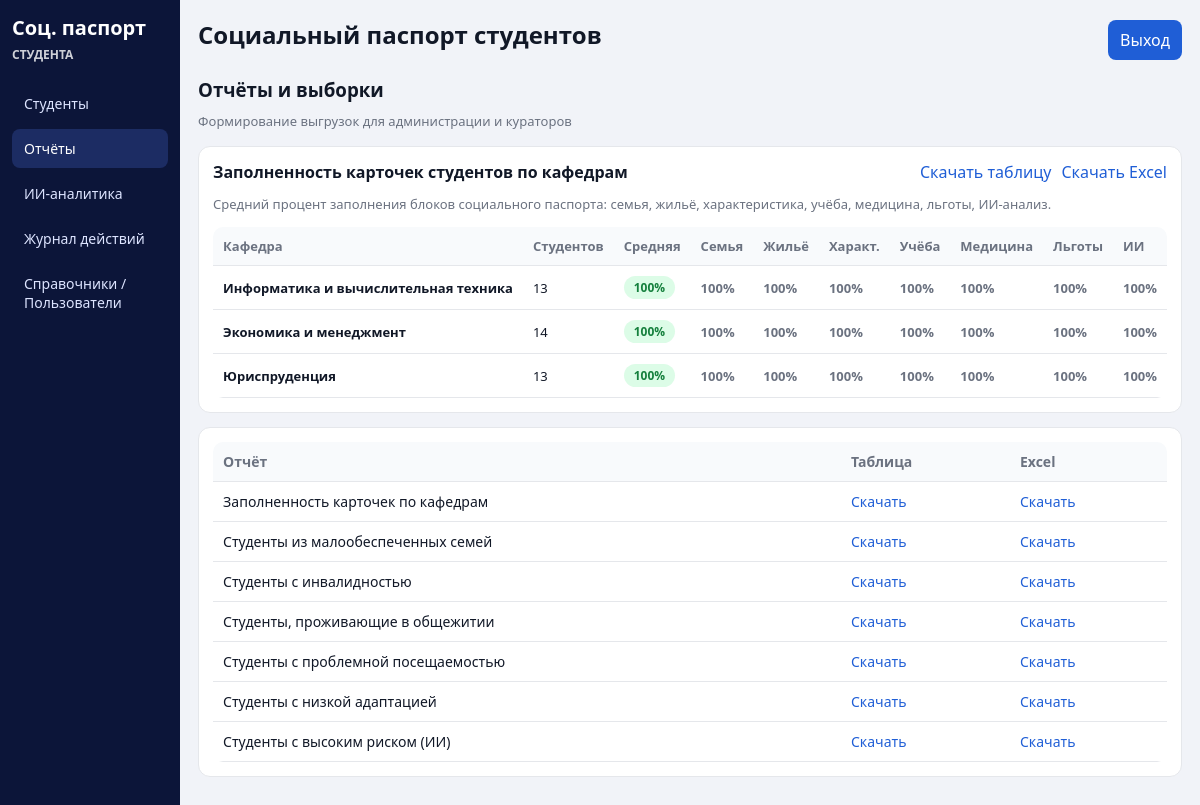
The app's page /reports/ (signed in) with its own data.
### core/models.py (models this page shows, shortened)
class StudentFamilyMember(models.Model):
    family = models.ForeignKey(
        StudentFamily, on_delete=models.CASCADE, related_name="members", verbose_name="Семья"
    )
    full_name = models.CharField("ФИО", max_length=255)
    birth_year = models.PositiveSmallIntegerField("Год рождения")
    relation = models.CharField("Степень родства", max_length=120)
    workplace = models.CharField("Место работы", max_length=255, blank=True)
    position = models.CharField("Должность", max_length=120, blank=True)
    phone = models.CharField("Телефон", max_length=20, blank=True)
    is_guardian = models.BooleanField("Опекун", default=False)
    is_primary_contact = models.BooleanField("Основной контакт", default=False)
    class Meta:
        verbose_name = "Член семьи"
        verbose_name_plural = "Члены семьи"

class ReferenceModel(models.Model):
    name = models.CharField("Название", max_length=255, unique=True)
    is_active = models.BooleanField("Активен", default=True)
    created_at = models.DateTimeField("Создано", auto_now_add=True)
    updated_at = models.DateTimeField("Обновлено", auto_now=True)
    objects = ActiveQuerySet.as_manager()
    class Meta:
        abstract = True
        ordering = ["name"]

class Department(ReferenceModel):
    class Meta:
        verbose_name = "Кафедра"
        verbose_name_plural = "Кафедры"
        ordering = ["name"]

### core/views.py (the view)
# urls.py: path("reports/", views.reports_page, name="reports"),
@login_required
def reports_page(request):
    return render(
        request,
        "core/reports.html",
        {"completion_report": get_department_completion_report()},
    )

### core/services.py (called while the page is built)
def _is_family_filled(student):
    family = getattr(student, "family", None)
    if not family:
        return False
    if family.family_type_id or family.income_level_id:
        return True
    return family.members.exists()

def _is_housing_filled(student):
    housing = getattr(student, "housing", None)
    if not housing:
        return False
    return bool(housing.housing_type_id or housing.comment.strip())

def _is_psycho_filled(student):
    psycho = getattr(student, "psycho", None)
    if not psycho:
        return False
    return any([
        psycho.temperament_id,
        psycho.communication_id,
        psycho.behavior_in_group_id,
        psycho.responsibility_level_id,
        psycho.adaptation_level_id,
        psycho.description.strip(),
    ])

def _is_academic_filled(student):
    academic = getattr(student, "academic", None)
    if not academic:
        return False
    return any([
        academic.gpa is not None,
        academic.attendance,
        academic.activity.strip(),
        academic.has_unexcused_absences,
        academic.unexcused_absences_count > 0,
    ])

def _is_medical_filled(student):
    medical = getattr(student, "medical", None)
    if not medical:
        return False
    return any([
        medical.health_group_id,
        medical.has_disability,
        medical.disability_details.strip(),
        medical.chronic_diseases.strip(),
        medical.recommendations.strip(),
    ])

def _is_benefits_filled(student):
    benefits = getattr(student, "benefits", None)
    if not benefits:
        return False
    return any([
        benefits.state_grant,
        benefits.receives_scholarship,
        benefits.disability_allowance,
        benefits.breadwinner_loss_allowance,
        benefits.preferential_housing,
        benefits.free_meals,
        benefits.additional_benefits.strip(),
    ])

def _is_ai_filled(student):
    if hasattr(student, "_prefetched_objects_cache") and "ai_analyses" in student._prefetched_objects_cache:
        return bool(student.ai_analyses.all())
    return student.ai_analyses.exists()

def get_student_completion(student):
    blocks = {key: checker(student) for key, checker in _BLOCK_CHECKERS.items()}
    filled = sum(blocks.values())
    total = len(blocks)
    percent = round(filled / total * 100) if total else 0
    return {"blocks": blocks, "filled": filled, "total": total, "percent": percent}

### templates/core/reports.html
{% extends "base.html" %}
{% block content %}
<h3>Отчёты и выборки</h3>
<div class="muted">Формирование выгрузок для администрации и кураторов</div>
<div class="card" style="margin-top:16px">
    <div class="section-header" style="border:none;padding-bottom:0;margin-bottom:12px">
        <h4>Заполненность карточек студентов по кафедрам</h4>
        <div class="section-actions">
            <a href="{% url 'report-export' 'card_completion' 'csv' %}">Скачать таблицу</a>
            <a href="{% url 'report-export' 'card_completion' 'xlsx' %}">Скачать Excel</a>
        </div>
    </div>
    <p class="muted" style="margin:0 0 14px;font-size:13px">
        Средний процент заполнения блоков социального паспорта: семья, жильё, характеристика, учёба, медицина, льготы, ИИ-анализ.
    </p>
    <div class="report-table-wrap">
        <table class="completion-table">
            <thead>
            <tr>
                <th>Кафедра</th>
                <th>Студентов</th>
                <th>Средняя</th>
                <th>Семья</th>
                <th>Жильё</th>
                <th>Характ.</th>
                <th>Учёба</th>
                <th>Медицина</th>
                <th>Льготы</th>
                <th>ИИ</th>
            </tr>
            </thead>
            <tbody>
            {% for row in completion_report %}
            <tr>
                <td><strong>{{ row.department }}</strong></td>
                <td>{{ row.students_count }}</td>
                <td>
                    <span class="completion-badge {% if row.avg_percent >= 80 %}completion-good{% elif row.avg_percent >= 50 %}completion-mid{% else %}completion-low{% endif %}">
                        {{ row.avg_percent }}%
                    </span>
                </td>
                <td><span class="completion-pct">{{ row.family_percent }}%</span></td>
                <td><span class="completion-pct">{{ row.housing_percent }}%</span></td>
                <td><span class="completion-pct">{{ row.psycho_percent }}%</span></td>
                <td><span class="completion-pct">{{ row.academic_percent }}%</span></td>
                <td><span class="completion-pct">{{ row.medical_percent }}%</span></td>
                <td><span class="completion-pct">{{ row.benefits_percent }}%</span></td>
                <td><span class="completion-pct">{{ row.ai_percent }}%</span></td>
            </tr>
            {% empty %}
            <tr><td colspan="10">Нет данных о студентах</td></tr>
            {% endfor %}
            </tbody>
        </table>
    </div>
</div>
<div class="card">
<table>
    <thead><tr><th>Отчёт</th><th>Таблица</th><th>Excel</th></tr></thead>
    <tbody>
        <tr><td>Заполненность карточек по кафедрам</td><td><a href="{% url 'report-export' 'card_completion' 'csv' %}">Скачать</a></td><td><a href="{% url 'report-export' 'card_completion' 'xlsx' %}">Скачать</a></td></tr>
        <tr><td>Студенты из малообеспеченных семей</td><td><a href="{% url 'report-export' 'low_income' 'csv' %}">Скачать</a></td><td><a href="{% url 'report-export' 'low_income' 'xlsx' %}">Скачать</a></td></tr>
        <tr><td>Студенты с инвалидностью</td><td><a href="{% url 'report-export' 'disability' 'csv' %}">Скачать</a></td><td><a href="{% url 'report-export' 'disability' 'xlsx' %}">Скачать</a></td></tr>
        <tr><td>Студенты, проживающие в общежитии</td><td><a href="{% url 'report-export' 'dormitory' 'csv' %}">Скачать</a></td><td><a href="{% url 'report-export' 'dormitory' 'xlsx' %}">Скачать</a></td></tr>
        <tr><td>Студенты с проблемной посещаемостью</td><td><a href="{% url 'report-export' 'problem_attendance' 'csv' %}">Скачать</a></td><td><a href="{% url 'report-export' 'problem_attendance' 'xlsx' %}">Скачать</a></td></tr>
        <tr><td>Студенты с низкой адаптацией</td><td><a href="{% url 'report-export' 'low_adaptation' 'csv' %}">Скачать</a></td><td><a href="{% url 'report-export' 'low_adaptation' 'xlsx' %}">Скачать</a></td></tr>
        <tr><td>Студенты с высоким риском (ИИ)</td><td><a href="{% url 'report-export' 'high_risk_ai' 'csv' %}">Скачать</a></td><td><a href="{% url 'report-export' 'high_risk_ai' 'xlsx' %}">Скачать</a></td></tr>
    </tbody>
</table>
</div>
{% endblock %}

### static/styles.css (style rules this page uses)
:root { --bg: #f1f3f8; --card: #ffffff; --line: #e5e7eb; --text: #111827; --muted: #6b7280; --nav: #0c1539; --nav-active: #1c2c63; --accent: #1f5ed6; --danger: #c91e3a; --warn: #d97706; --ok: #1d4ed8; }
* { box-sizing: border-box; }
body { margin: 0; font-family: "Segoe UI", Arial, sans-serif; color: var(--text); background: var(--bg); }
a { color: var(--accent); text-decoration: none; }
h2, h3, h4 { margin: 0 0 10px; }
.muted { color: var(--muted); font-size: 13px; }
.card { background: var(--card); border: 1px solid var(--line); border-radius: 12px; padding: 14px; margin-bottom: 14px; }
table { width: 100%; border-collapse: collapse; background: #fff; border-radius: 10px; overflow: hidden; }
th, td { border-bottom: 1px solid var(--line); text-align: left; padding: 10px; font-size: 14px; }
th { color: var(--muted); font-weight: 600; background: #f8fafc; }
.section-header { display: flex; justify-content: space-between; align-items: center; margin-bottom: 18px; padding-bottom: 14px; border-bottom: 1px solid var(--line); }
.section-header h4 { margin: 0; font-size: 16px; font-weight: 700; }
.section-actions { display: flex; gap: 10px; align-items: center; }
.report-table-wrap { overflow-x: auto; }
.completion-table th, .completion-table td { font-size: 13px; white-space: nowrap; }
.completion-badge { display: inline-block; padding: 3px 10px; border-radius: 999px; font-size: 12px; font-weight: 700; }
.completion-good { background: #dcfce7; color: #15803d; }
.completion-pct { font-size: 13px; color: var(--muted); font-weight: 600; }

### records on screen
StudentFamilyMember: department "Информатика и вычислительная техника", students_count "13", avg_percent "100", family_percent "100", housing_percent "100", psycho_percent "100", academic_percent "100", medical_percent "100", benefits_percent "100", ai_percent "100", department "Экономика и менеджмент", students_count "14", department "Юриспруденция"
